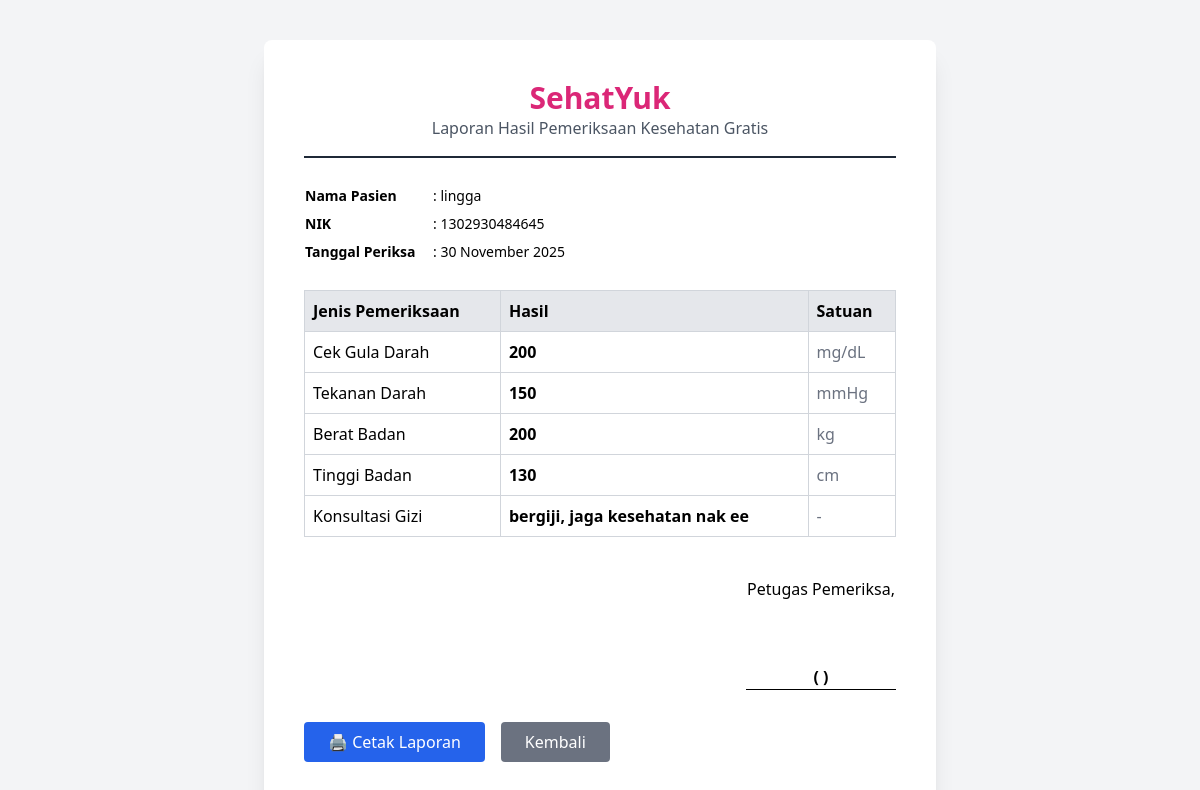
Screenshot of /sehatyuk/pages/admin/lihat_hasil.php?id=4 with the database file from the repository.
### tables this page shows
CREATE TABLE `peserta` (
  `id_peserta` int(11) NOT NULL,
  `id_jadwal` int(11) NOT NULL,
  `nama` varchar(100) NOT NULL,
  `nik` varchar(16) NOT NULL,
  `alamat` text DEFAULT NULL,
  `nomor_hp` varchar(15) DEFAULT NULL,
  `tanggal_daftar` datetime DEFAULT current_timestamp()
);

CREATE TABLE `hasil_pemeriksaan` (
  `id_hasil` int(11) NOT NULL,
  `id_peserta` int(11) NOT NULL,
  `id_layanan` int(11) NOT NULL,
  `hasil_value` varchar(50) NOT NULL,
  `catatan` text DEFAULT NULL
);

CREATE TABLE `layanan` (
  `id_layanan` int(11) NOT NULL,
  `nama_layanan` varchar(100) NOT NULL,
  `satuan` varchar(20) NOT NULL,
  `deskripsi` text DEFAULT NULL
);

### sehatyuk/pages/admin/lihat_hasil.php (the view, shortened to what this page needs)
<?php
include '../../config/koneksi.php';
$id_peserta = $_GET['id'];
$peserta = mysqli_fetch_assoc(mysqli_query($koneksi, "SELECT * FROM peserta WHERE id_peserta='$id_peserta'"));
?>
<!DOCTYPE html>
<html lang="id">
<head>
    <script src="https://cdn.tailwindcss.com"></script>
</head>
<body class="bg-gray-100 py-10">
    <div class="max-w-2xl mx-auto bg-white p-10 rounded-lg shadow-xl">
        <div class="text-center border-b-2 border-gray-800 pb-4 mb-6">
            <h1 class="text-3xl font-bold text-pink-600">SehatYuk</h1>
            <p class="text-gray-600">Laporan Hasil Pemeriksaan Kesehatan Gratis</p>
        </div>
        <table class="w-full mb-6 text-sm">
            <tr>
                <td class="font-bold w-32 py-1">Nama Pasien</td>
                <td>: <?php echo $peserta['nama']; ?></td>
            </tr>
            <tr>
                <td class="font-bold py-1">NIK</td>
                <td>: <?php echo $peserta['nik']; ?></td>
            </tr>
            <tr>
                <td class="font-bold py-1">Tanggal Periksa</td>
                <td>: <?php echo date('d F Y'); ?></td>
            </tr>
        </table>
        <table class="w-full border-collapse border border-gray-300 mb-8">
            <thead class="bg-gray-200">
                <tr>
                    <th class="border border-gray-300 p-2 text-left">Jenis Pemeriksaan</th>
                    <th class="border border-gray-300 p-2 text-left">Hasil</th>
                    <th class="border border-gray-300 p-2 text-left">Satuan</th>
                </tr>
            </thead>
            <tbody>
                <?php
                $query = mysqli_query($koneksi, "SELECT hasil_pemeriksaan.*, layanan.nama_layanan, layanan.satuan
                                                 FROM hasil_pemeriksaan
                                                 JOIN layanan ON hasil_pemeriksaan.id_layanan = layanan.id_layanan
                                                 WHERE id_peserta='$id_peserta'");
                while($row = mysqli_fetch_assoc($query)){
                ?>
                <tr>
                    <td class="border border-gray-300 p-2"><?php echo $row['nama_layanan']; ?></td>
                    <td class="border border-gray-300 p-2 font-bold"><?php echo $row['hasil_value']; ?></td>
                    <td class="border border-gray-300 p-2 text-gray-500"><?php echo $row['satuan']; ?></td>
                </tr>
                <?php } ?>
            </tbody>
        </table>
        <div class="flex justify-end mt-10">
            <div class="text-center">
                <p class="mb-16">Petugas Pemeriksa,</p>
                <p class="font-bold border-b border-black inline-block min-w-[150px]">( <?php echo $_SESSION['username']; ?> )</p>
            </div>
        </div>
        <div class="mt-8 flex gap-4 no-print">
            <button onclick="cetakHalaman()" class="bg-blue-600 text-white px-6 py-2 rounded hover:bg-blue-700">🖨️ Cetak Laporan</button>
            <a href="input_hasil.php" class="bg-gray-500 text-white px-6 py-2 rounded hover:bg-gray-600">Kembali</a>
        </div>
    </div>
</body>
</html>

### rows the page displays
peserta: nama "lingga", nik "1302930484645"
hasil_pemeriksaan: id_layanan.nama_layanan "Cek Gula Darah", hasil_value "200", id_layanan.satuan "mg/dL"
hasil_pemeriksaan: id_layanan.nama_layanan "Tekanan Darah", hasil_value "150", id_layanan.satuan "mmHg"
hasil_pemeriksaan: id_layanan.nama_layanan "Berat Badan", hasil_value "200", id_layanan.satuan "kg"
hasil_pemeriksaan: id_layanan.nama_layanan "Tinggi Badan", hasil_value "130", id_layanan.satuan "cm"
hasil_pemeriksaan: id_layanan.nama_layanan "Konsultasi Gizi", hasil_value "bergiji, jaga kesehatan nak ee", id_layanan.satuan "-"
